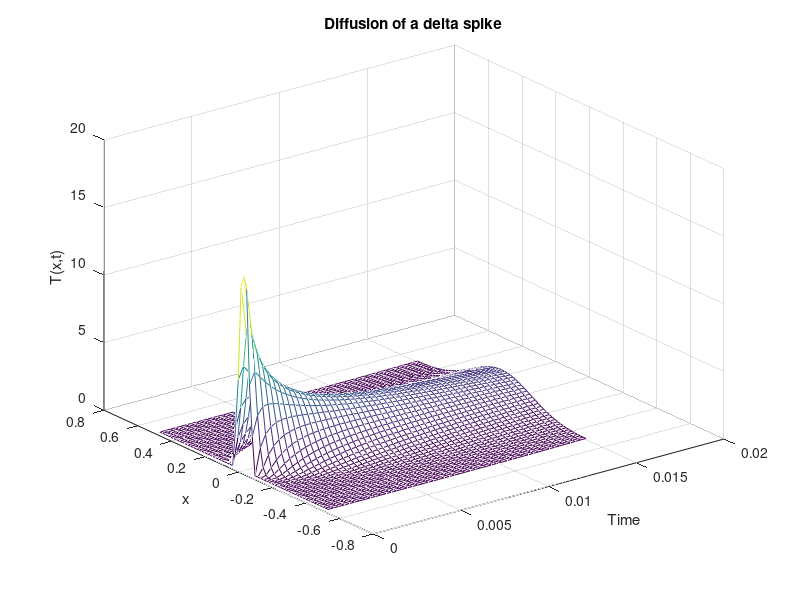
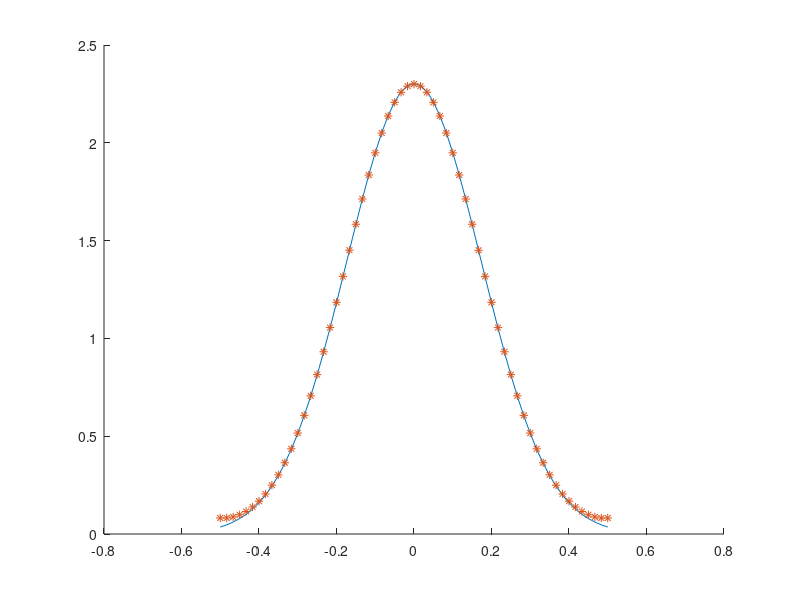

The MATLAB source for these figures, in order:
% dftcs - Program to solve the diffusion equation 
% using the Forward Time Centered Space (FTCS) scheme.

%% initialize parameters
%* Initialize parameters (time step, grid spacing, etc.).
tau = 1e-4;
N = 61;
L = 1.;  % The system extends from x=-L/2 to x=L/2
h = L/(N-1);  % Grid size
kappa = 1.;   % Diffusion coefficient
coeff = kappa*tau/h^2;
if( coeff < 0.5 )
  disp('Solution is expected to be stable');
else
  disp('WARNING: Solution is expected to be unstable');
end

%* Set initial and boundary conditions.
tt = zeros(N,1);          % Initialize temperature to zero at all points
tt(round(N/2)) = 1/h;     % Initial cond. is delta function in center
% The boundary conditions are tt(1) = tt(N) = 0

%% numerical solution

%* Set up loop and plot variables.
xplot = (0:N-1)*h - L/2;   % Record the x scale for plots
iplot = 1;                 % Counter used to count plots
nstep = 150;               % Maximum number of iterations
nplots = 50;               % Number of snapshots (plots) to take
plot_step = nstep/nplots;  % Number of time steps between plots

%* Loop over the desired number of time steps.
for istep=1:nstep  %% MAIN LOOP %%

  %* Compute new temperature using FTCS scheme.
  tt(2:(N-1)) = tt(2:(N-1)) + ...
      coeff*(tt(3:N) + tt(1:(N-2)) - 2*tt(2:(N-1)));

  % conform to boundary conditions
  tt(1) = tt(2);
  tt(N) = tt(N-1);
  
  %* Periodically record temperature for plotting.
  if( rem(istep,plot_step) < 1 )   % Every plot_step steps
    ttplot(:,iplot) = tt(:);       % record tt(i) for plotting
    tplot(iplot) = istep*tau;      % Record time for plots
    iplot = iplot+1;
  end
end

%% moi sol'n at t = 0.015
x0 = 0;
t=[1e-8 0.001:0.001:1];
x = linspace(-0.5*L, 0.5*L, length(xplot));
sig=sqrt(2*kappa*t);
TG=zeros(length(x),length(t));
nimag = 30;
Timag=zeros([size(TG) nimag+1]);
Timag(:,:,1)=(ones(length(x),1)*(1./sig)).*exp(-x'.^2*(1./sig.^2)/2)/sqrt(2*pi);
for ii=1:nimag
Timag(:,:,ii+1)=Timag(:,:,ii)+(ones(length(x),1)*(1./sig)).*exp(-(x+(ii*L-(-1)^ii*x0))'.^2*(1./sig.^2)/2)/sqrt(2*pi)+...
    (ones(length(x),1)*(1./sig)).*exp(-(x-(ii*L+(-1)^ii*x0))'.^2*(1./sig.^2)/2)/sqrt(2*pi);
end

%% find numerical solution at t = 0.015
% query vector of times to find which index contains value
tplot(25)
idx = find(abs(tplot - 0.015) <= 1e-5);
tni = ttplot(:, idx);


%% make plots
%* Plot temperature versus x and t as wire-mesh and contour plots.
figure(1); clf;
mesh(tplot,xplot,ttplot);  % Wire-mesh surface plot
xlabel('Time');  ylabel('x');  zlabel('T(x,t)');
title('Diffusion of a delta spike');
pause(1);

figure(2); clf;       
hold on
plot(xplot, Timag(:,16,1), '-')
plot(xplot, tni, '*')
hold off
